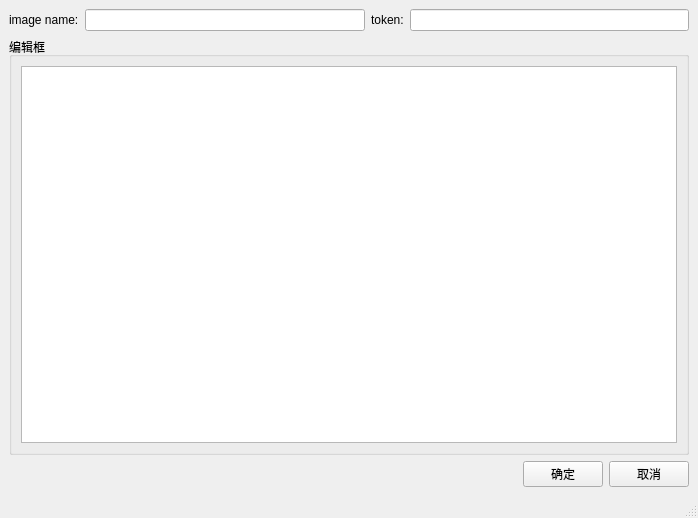
<?xml version="1.0" encoding="UTF-8"?>
<ui version="4.0">
 <class>LuaHookWindow</class>
 <widget class="QMainWindow" name="LuaHookWindow">
  <property name="geometry">
   <rect>
    <x>0</x>
    <y>0</y>
    <width>698</width>
    <height>518</height>
   </rect>
  </property>
  <property name="windowTitle">
   <string>Lua Hook</string>
  </property>
  <widget class="QWidget" name="centralwidget">
   <layout class="QGridLayout" name="gridLayout_3">
    <item row="0" column="0">
     <layout class="QGridLayout" name="gridLayout_2">
      <item row="0" column="0">
       <layout class="QHBoxLayout" name="horizontalLayout_3">
        <item>
         <widget class="QLabel" name="label">
          <property name="text">
           <string>image name:</string>
          </property>
         </widget>
        </item>
        <item>
         <widget class="QLineEdit" name="inameLineEdit"/>
        </item>
        <item>
         <widget class="QLabel" name="label_2">
          <property name="text">
           <string>token:</string>
          </property>
         </widget>
        </item>
        <item>
         <widget class="QLineEdit" name="tokenLineEdit"/>
        </item>
       </layout>
      </item>
      <item row="1" column="0">
       <widget class="QGroupBox" name="groupBox">
        <property name="title">
         <string>编辑框</string>
        </property>
        <layout class="QGridLayout" name="gridLayout">
         <item row="0" column="0">
          <widget class="QTextEdit" name="luaCodeTextEdit"/>
         </item>
        </layout>
       </widget>
      </item>
      <item row="2" column="0">
       <layout class="QHBoxLayout" name="horizontalLayout_2">
        <item>
         <spacer name="horizontalSpacer">
          <property name="orientation">
           <enum>Qt::Horizontal</enum>
          </property>
          <property name="sizeHint" stdset="0">
           <size>
            <width>40</width>
            <height>20</height>
           </size>
          </property>
         </spacer>
        </item>
        <item>
         <layout class="QHBoxLayout" name="horizontalLayout">
          <item>
           <widget class="QPushButton" name="yesButton">
            <property name="text">
             <string>确定</string>
            </property>
           </widget>
          </item>
          <item>
           <widget class="QPushButton" name="noButton">
            <property name="text">
             <string>取消</string>
            </property>
           </widget>
          </item>
         </layout>
        </item>
       </layout>
      </item>
     </layout>
    </item>
   </layout>
  </widget>
  <widget class="QMenuBar" name="menubar">
   <property name="geometry">
    <rect>
     <x>0</x>
     <y>0</y>
     <width>698</width>
     <height>23</height>
    </rect>
   </property>
  </widget>
  <widget class="QStatusBar" name="statusbar"/>
 </widget>
 <resources/>
 <connections/>
</ui>
